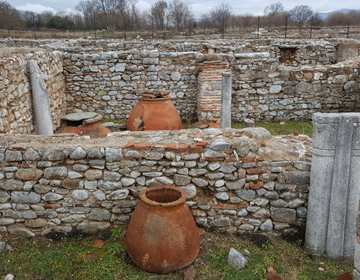
#> input picture opencv/예제s/chap10/images/harris.jpg, 360 x 280 px
$ python 03.harris_detect.py   (older library calls are emulated)
#> lines starting #> are read from the running program, lines starting #| are printed output that depends on the picture
import numpy as np, cv2
from Common.utils import put_string, ck_time

def cornerHarris(image, ksize, k):
    dx = cv2.Sobel(image, cv2.CV_32F, 1, 0, ksize)   # 미분 행렬 - 수평 소벨 마스크
    dy = cv2.Sobel(image, cv2.CV_32F, 0, 1, ksize)   # 미분 행렬 - 수직 소벨 마스크

    a = cv2.GaussianBlur(dx * dx, (5, 5), 0)                     # 가우시안 블러링 수행
    b = cv2.GaussianBlur(dy * dy, (5, 5), 0)
    c = cv2.GaussianBlur(dx * dy, (5, 5), 0)

    corner = (a * b - c * c) - k * (a + b) ** 2        # 코너 응답 함수 계산 -행렬 연산 적용
    return corner

def drawCorner(corner, image, thresh):
    cnt = 0
    corner = cv2.normalize(corner, 0, 100, cv2.NORM_MINMAX)
    corners = []
    for i in range(1, corner.shape[0]-1 ):
        for j in range(1, corner.shape[1]-1 ):
            neighbor = corner[i-1:i+2, j-1:j+2].flatten()
            max = np.max(neighbor[1::2])
            if thresh < corner[i, j] > max : corners.append((j,i))

    for pt in corners:
        cv2.circle(image, pt, 3, (0, 230, 0), -1)    # 좌표 표시
    print("임계값: %2d , 코너 개수: %2d" %(thresh, len(corners)) )
    return image

def onCornerHarris(thresh):
    img1 = drawCorner(corner1, np.copy(image), thresh)
    img2 = drawCorner(corner2, np.copy(image), thresh)

    put_string(img1, "USER", (10, 30), "" )
    put_string(img2, "OpenCV", (10, 30), "")
    dst = cv2.repeat(img1, 1, 2)                            # 두 개 영상을 하나의 윈도우에 표시
    dst[:, img1.shape[1]:, :] = img2
    cv2.imshow("harris detect", dst)

image = cv2.imread('images/harris.jpg', cv2.IMREAD_COLOR)
#> image is the input picture: shape (280, 360, 3); mean B, G, R 100.8, 112, 120.4
if image is None: raise Exception("영상 파일 읽기 에러")

blockSize = 4                                                # 이웃 화소 범위
apertureSize = 3                                             # 소벨 마스크 크기
k = 0.04
thresh = 2                                                   # 코너 응답 임계값
gray = cv2.cvtColor(image, cv2.COLOR_BGR2GRAY)
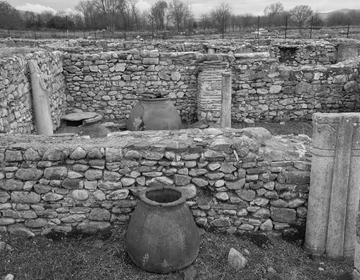
#> gray: shape (280, 360); min 0, max 242, mean 113.2
corner1 = cornerHarris(gray, apertureSize, k)                # 사용자 정의 함수
#> in cornerHarris, `dy = cv2.Sobel(image, cv2.CV_32F, 0, 1, ksize)`:
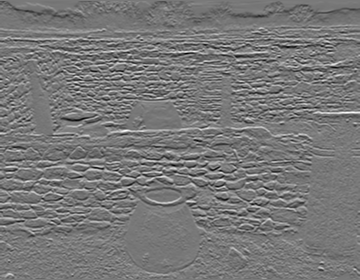
#> dy: shape (280, 360) float32; min -680, max 753, mean -3.5; drawn with min black and max white
#> in cornerHarris, `b = cv2.GaussianBlur(dy * dy, (5, 5), 0)`:
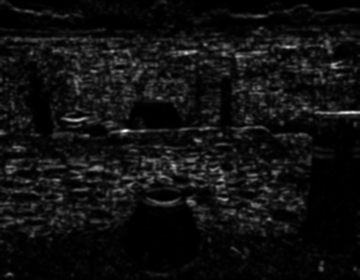
#> b: shape (280, 360) float32; min 3.95, max 275550.2, mean 18584.5; drawn with min black and max white
#> in cornerHarris, `c = cv2.GaussianBlur(dx * dy, (5, 5), 0)`:
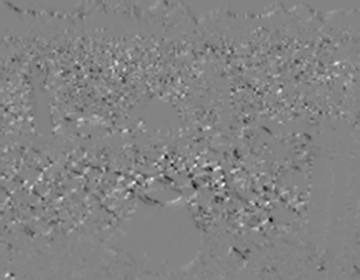
#> c: shape (280, 360) float32; min -81734.8, max 76762.1, mean -180.1; drawn with min black and max white
corner2 = cv2.cornerHarris(gray, blockSize, apertureSize, k) # OpenCV 제공 함수
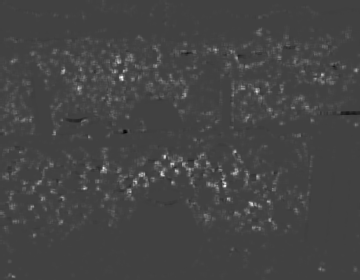
#> corner2: shape (280, 360) float32; min -0.0017, max 0.00495, mean 0.000108; drawn with min black and max white

onCornerHarris(thresh)
#> after the loop in drawCorner, `for i in range(1, corner.shape[0]-1 ):`: corners = 98 pairs, first value 23 to 355, second value 49 to 268
#> the loop in drawCorner, `for pt in corners:` made 98 passes
#> pt on passes 1 to 12: (215, 49), (66, 52), (130, 55), (117, 56), (279, 56), (235, 57), (116, 60), (118, 61), (294, 61), (155, 65), (246, 65), (80, 68)
#> after the loop in drawCorner, `for pt in corners:`:
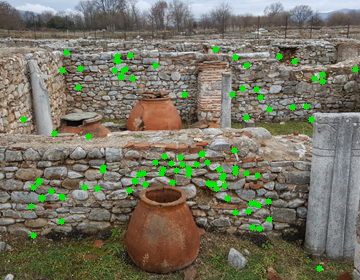
#> image: shape (280, 360, 3); mean of channels 0, 1, 2 98.2, 115.1, 117.4; drawn as B, G, R
#| 임계값:  2 , 코너 개수: 98
#> the loop in drawCorner (call 2), `for pt in corners:` made 103 passes
#> pt on passes 1 to 12: (215, 49), (231, 51), (117, 56), (236, 57), (12, 61), (118, 62), (115, 63), (156, 65), (246, 66), (80, 69), (63, 70), (123, 70)
#| 임계값:  2 , 코너 개수: 103
#> in onCornerHarris, `dst[:, img1.shape[1]:, :] = img2`:
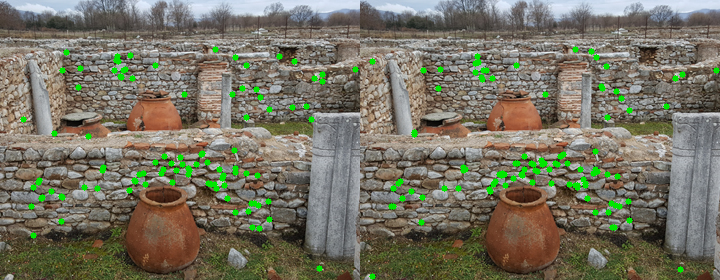
#> dst: shape (280, 720, 3); mean of channels 0, 1, 2 98.2, 115.1, 117.5; drawn as B, G, R
cv2.createTrackbar("Threshold", "harris detect", thresh, 20, onCornerHarris)
cv2.waitKey(0)
